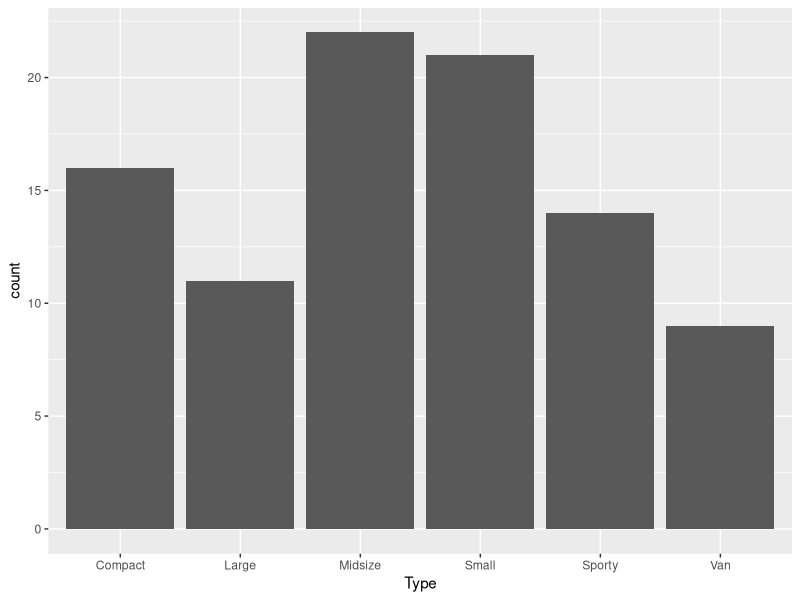
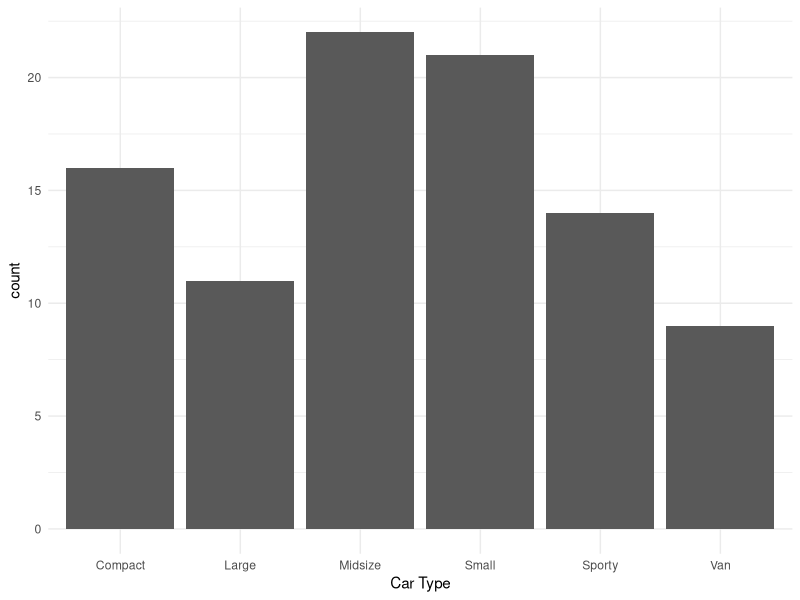
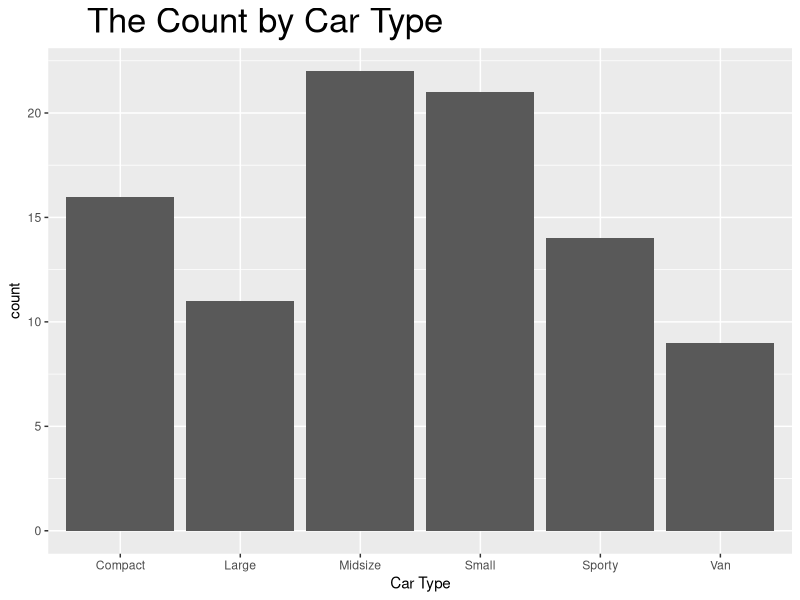
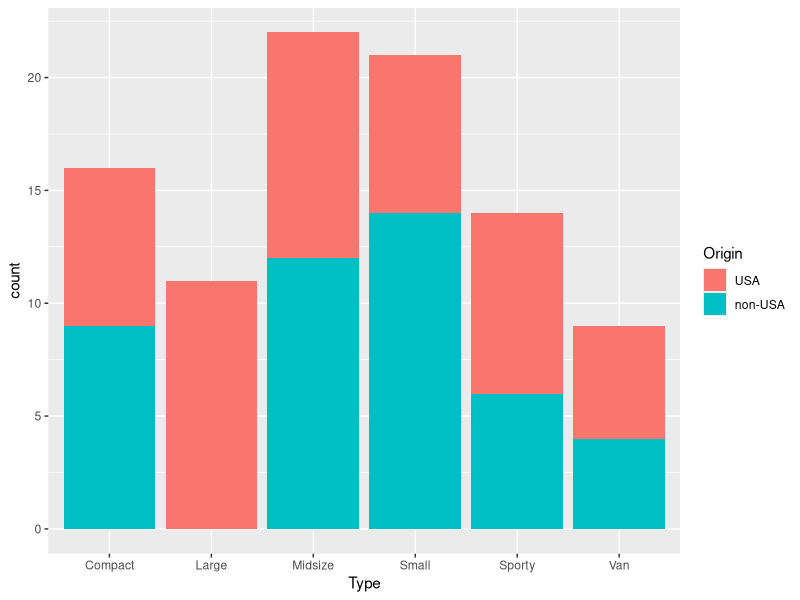
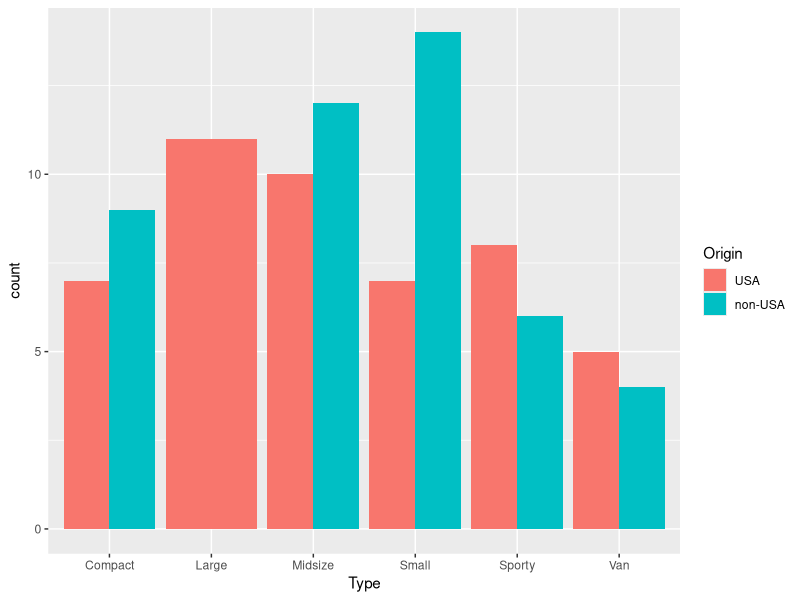
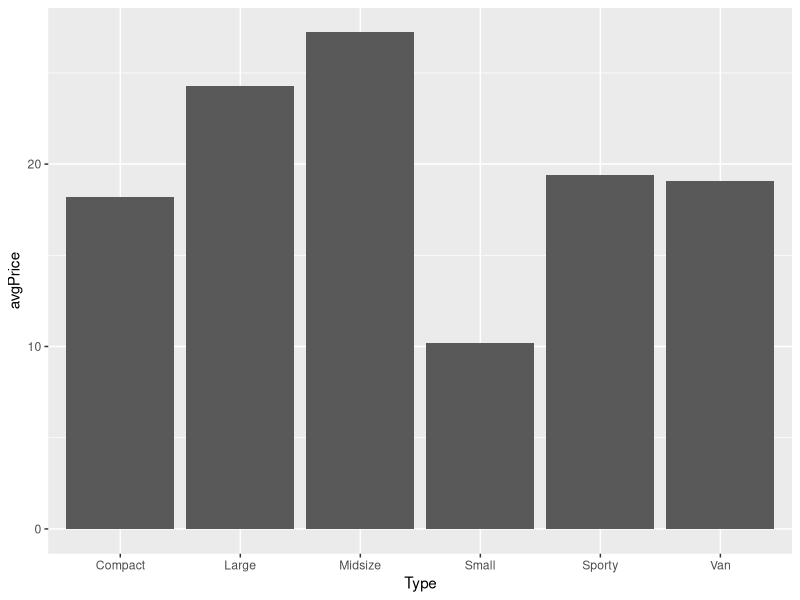
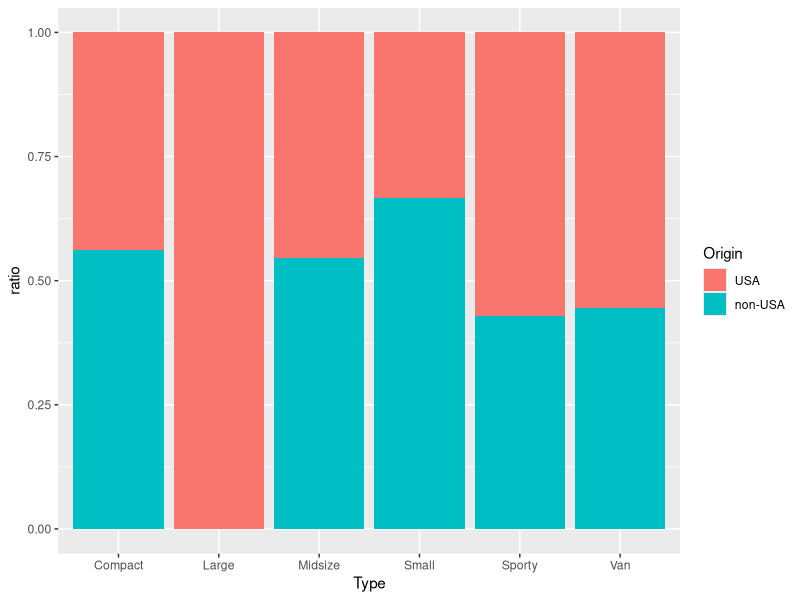
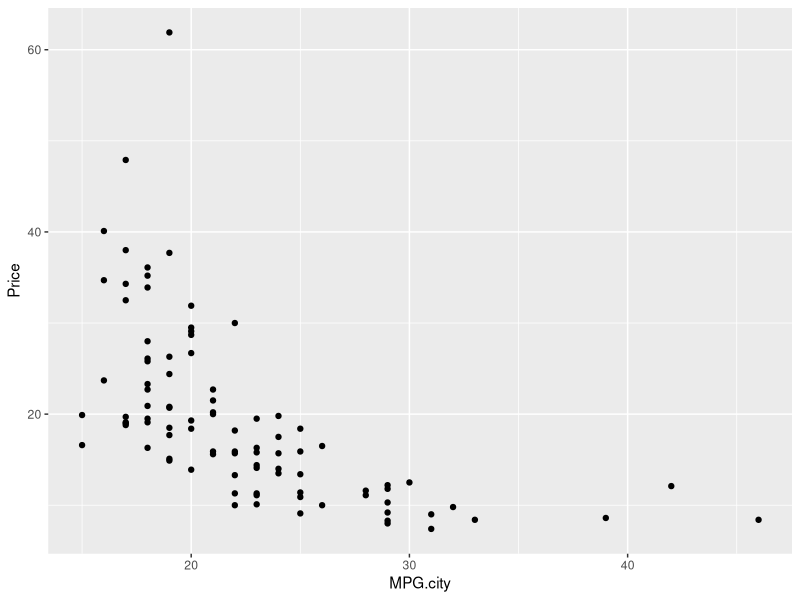

Recreate these plots in R, in order. (Note: this script raises an error after producing the figures.)
install.packages("ggplot2")
install.packages("dplyr")

library(ggplot2)
library(dplyr)
library(MASS)

#Cars93 데이터 가져오기
data("Cars93")
Cars93

##1. Bar Chart
ggplot(Cars93, aes(x=Type)) + geom_bar(stat = "count")
ggplot(Cars93, aes(x=Type)) + geom_bar(stat = "count") + labs(x="Car Type") + theme_minimal()
ggplot(Cars93, aes(x=Type)) + geom_bar(stat = "count") + labs(x="Car Type") + 
  ggtitle("The Count by Car Type") + theme(plot.title = element_text(hjust = 0.1, size = 25)) # 차트에 제목 넣기

##2. Stack Bar Chart
ggplot(Cars93, aes(x=Type, fill=Origin)) + geom_bar(stat = "count")
ggplot(Cars93, aes(x=Type, fill=Origin)) + geom_bar(stat = "count", position = "dodge") # Stack 하지 않기

#type별 가격 평균값 구한 후 바차트 그리기
mpg_temp = Cars93 %>% group_by(Type) %>% summarise(avgPrice = mean(Price))
ggplot(mpg_temp, aes(x=Type, y=avgPrice)) + geom_bar(stat = "identity") #데이터프레임 내 값 그대로

#비율 누적 Bar Chart 구하기
#자동차 type별 Origin 비율구한 후 비율 누적 Bar Chart 그리기
df2 = Cars93 %>% group_by(Type, Origin) %>% summarise(n=n()) %>% 
  mutate(ratio = n/sum(n))

ggplot(df2, aes(x=Type, y=ratio, fill=Origin)) + geom_bar(stat = "identity")


##3. Scatter Plot
ggplot(Cars93, aes(x=MPG.city, y=Price)) + geom_point(stat = "identity")
ggplot(Cars93, aes(x=MPG.city, y=Price)) + geom_point(shape=3) # 점모양 바꾸기
ggplot(Cars93, aes(x=MPG.city, y=Price, label = Manufacturer)) + geom_text(size=3) # 점 대신 라벨값 보여주기
ggplot(Cars93, aes(x=MPG.city, y=Price)) + geom_point(shape=2) + geom_smooth(method=lm) # 선형식 그리기
ggplot(Cars93, aes(x=MPG.city, y=Price)) + geom_point(shape=2) + geom_smooth() #다항식 그리기
ggplot(Cars93, aes(x=MPG.city, y=Price, color=factor(Manufacturer))) + geom_point(shape=2) #특정 범주형 값 별로 색깔 다르게 하기
ggplot(Cars93, aes(x=MPG.city, y=Price, color=factor(Manufacturer), size=EngineSize)) + geom_point(shape=18) #특정 범주형 값 별로 색깔/크기 다르게 하기

##4. Box Plot
ggplot(Cars93, aes(x=factor(Manufacturer), y=Price)) + geom_boxplot() + theme(axis.text.x=element_text(angle = 45, hjust = 1))
ggplot(Cars93, aes(x=factor(Type), y=Price, fill=factor(Origin))) + geom_boxplot()

#샘플 데이터 가져오기
data("economics")
economics

##5. Line Chart
ggplot(economics, aes(x=date, y=pop)) + geom_line(stat = "identity")

ggplot(economics, aes(x=pop, y=unemploy)) + geom_point()

#축 눈금 간격 조절하기
ggplot(economics, aes(x=pop, y=unemploy)) + geom_point() + 
  scale_x_continuous(breaks = seq(200000, max(economics$pop), 10000)) + 
  theme(axis.text.x=element_text(angle = 45, hjust = 1))

#연도별로 색깔 다르게해서 보여주기
economics$year = substr(economics$date,1,4)
ggplot(economics, aes(x=pop, y=unemploy, color=factor(year))) + geom_point()

##6. 상관계수행렬 그리기
subCars93 = Cars93 %>% select(Price, MPG.city, MPG.highway, EngineSize)
plot(subCars93)

#상관계수 구하기
corDf = cor(subCars93)

#상관계수 차트 그리기 
install.packages("corrplot")
library(corrplot)
corrplot(corDf)
corrplot(corDf, method = "shade", tl.srt=45)
corrplot(corDf, method = "shade", tl.srt=45, addCoef.col = "black", order="AOE")
corrplot(corDf, method = "shade", tl.srt=45, addCoef.col = "black", order="AOE", type = "lower")
